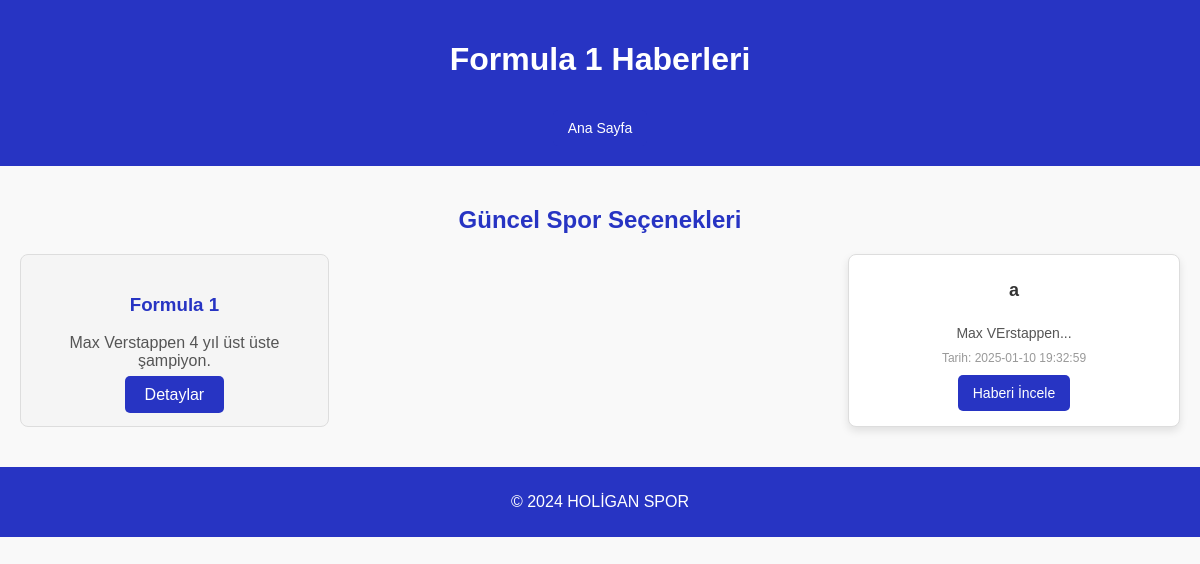
Page /PhpSite/Formula1.php on the committed database.
### tables this page shows
CREATE TABLE `news` (
  `id` int(11) NOT NULL,
  `title` varchar(100) NOT NULL,
  `content` text NOT NULL,
  `image` varchar(255) DEFAULT NULL,
  `created_at` timestamp NOT NULL DEFAULT current_timestamp(),
  `category` varchar(50) DEFAULT NULL
);

### PhpSite/Formula1.php (the view, shortened to what this page needs)
<?php
include('includes/db.php');
$stmt = $conn->prepare("SELECT * FROM news WHERE category = 'formula1' ORDER BY created_at DESC");
$stmt->execute();
$news = $stmt->fetchAll(PDO::FETCH_ASSOC);
?>
<!DOCTYPE html>
<html lang="tr">
<head>
    <link rel="stylesheet" href="formula1.css">
</head>
<body>
    <header>
        <h1>Formula 1 Haberleri</h1>
        <a href="index.php" class="btn">Ana Sayfa</a>
    </header>
    <main>
        <section class="content">
            <h2>Güncel Spor Seçenekleri</h2>
            <div class="sport-options">
                <div class="sport-item">
                    <h3>Formula 1</h3>
                    <p>Max Verstappen 4 yıl üst üste şampiyon.</p>
                    <a href="Formula1.php" class="btn">Detaylar</a>
                </div>
            <div class="news-container">
                <?php foreach ($news as $article): ?>
                    <div class="news-card">
                        <h3><?php echo htmlspecialchars($article['title']); ?></h3>
                        <p><?php echo htmlspecialchars(substr($article['content'], 0, 100)); ?>...</p>
                        <small>Tarih: <?php echo htmlspecialchars($article['created_at']); ?></small>
                        <a href="detail.php?id=<?php echo $article['id']; ?>" class="btn">Haberi İncele</a>
                    </div>
                <?php endforeach; ?>
            </div>
        </section>
    </main>
    <footer>
        <p>&copy; 2024 HOLİGAN SPOR</p>
    </footer>
</body>
</html>

### PhpSite/Formula1.css (style rules this page uses)
body { font-family: Arial, sans-serif; margin: 0; padding: 0; background-color: #f9f9f9; color: #333; }
header { background-color: #2734c3; color: white; text-align: center; padding: 20px 0; }
header a.btn { color: white; text-decoration: none; background-color: #2734c3; padding: 10px 15px; border-radius: 5px; font-size: 14px; margin-top: 10px; display: inline-block; }
.content { padding: 20px; text-align: center; }
.content h2 { color: #2734c3; margin-bottom: 20px; }
.news-container { display: flex; flex-wrap: wrap; justify-content: center; gap: 20px; }
.news-card { background-color: white; border: 1px solid #ddd; border-radius: 8px; box-shadow: 0 4px 8px rgba(0, 0, 0, 0.1); width: 300px; text-align: center; padding: 15px; display: flex; flex-direction: column; align-items: center; }
.news-card h3 { font-size: 18px; color: #333; margin: 10px 0; }
.news-card p { font-size: 14px; color: #555; margin-bottom: 10px; }
.news-card small { font-size: 12px; color: #999; margin-bottom: 10px; display: block; }
.news-card a.btn { background-color: #2734c3; color: white; text-decoration: none; padding: 10px 15px; border-radius: 5px; font-size: 14px; }
footer { text-align: center; padding: 10px; background-color: #2734c3; color: white; margin-top: 20px; }
.sport-options { display: flex; justify-content: space-between; flex-wrap: wrap; gap: 15px; }
.sport-item { background-color: #f5f5f5; padding: 20px; width: 23%; border: 1px solid #ddd; border-radius: 8px; text-align: center; }
.sport-item h3 { color: #2734c3; }
.sport-item p { color: #555; }
.sport-item .btn { text-decoration: none; padding: 10px 20px; background-color: #2734c3; color: white; border-radius: 5px; }

### rows in the picture
news: title "a", content "Max VErstappen", created_at "2025-01-10 19:32:59"
